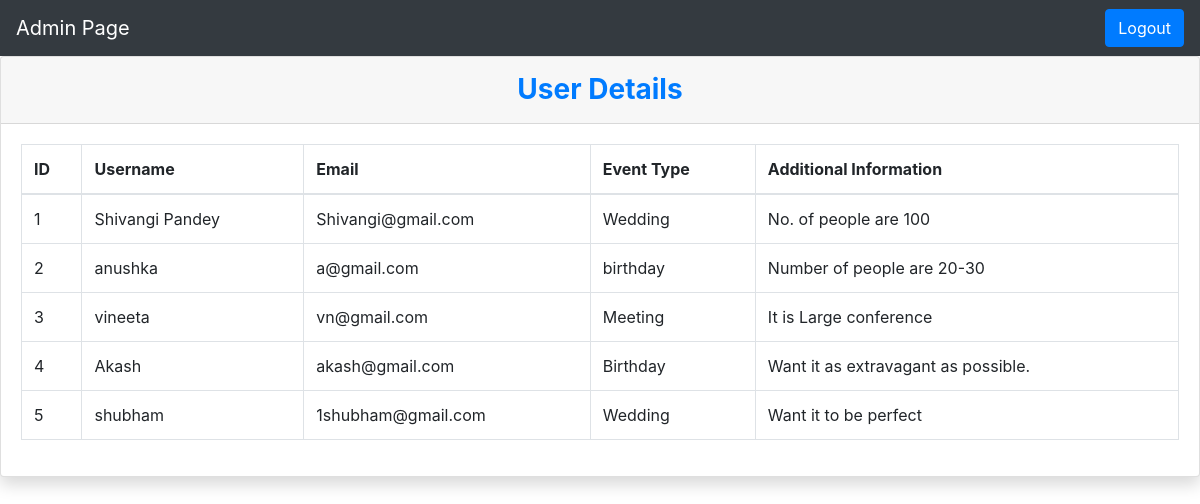
/admin/Userinfo.php (signed in), run on the app's committed database.
### tables this page shows
CREATE TABLE `userinfodata` (
  `id` int(11) NOT NULL,
  `username` varchar(20) DEFAULT NULL,
  `email` varchar(20) DEFAULT NULL,
  `etype` varchar(25) DEFAULT NULL,
  `comment` varchar(60) DEFAULT NULL
);

### admin/Userinfo.php (the view, shortened to what this page needs)
<!DOCTYPE html>
<html>
<head>
<link rel="stylesheet" type="text/css" href="style.css">
  <?php include 'links.php' ?>
 </head>
 <body>
    <nav class="navbar navbar-expand-lg sticky-top navbar-dark bg-dark">
  <a class="navbar-brand" href="#">Admin Page</a>
  <div class="collapse navbar-collapse" id="navbarSupportedContent">
    <ul class="navbar-nav ml-auto">
      <li class="nav-item active">
       <a href="logout.php" class="btn btn-primary">Logout</a>
        </nav>
<div class="card shadow mb-4">
        <div class="card-header py-3">
            <h3 class="m-0 font-weight-bold text-center text-primary">User Details</h3>
        </div>
        <div class="card-body">
            <div class="table-responsive">
            <?php
            	$con=mysqli_connect("localhost","root","","eventmanagement");
                $query = "SELECT * FROM userinfodata";
                $query_run = mysqli_query($con, $query);
            ?>
                <table class="table table-bordered" id="dataTable" width="100%" cellspacing="0">
                    <thead>
                        <tr>
                            <th> ID </th>
                            <th> Username </th>
                            <th>Email </th>
                            <th>Event Type</th>
                            <th>Additional Information</th>
                        </tr>
                    </thead>
                    <tbody>
                        <?php
                        if(mysqli_num_rows($query_run) > 0)
                        {
                            while($row = mysqli_fetch_assoc($query_run))
                            {
                        ?>
                            <tr>
                                <td><?php  echo $row['id']; ?></td>
                                <td><?php  echo $row['username']; ?></td>
                                <td><?php  echo $row['email']; ?></td>
                                <td><?php  echo $row['etype']; ?></td>
                                <td><?php  echo $row['comment']; ?></td>
                            </tr>
                        <?php
                            }
                        }
                        else {
                            echo "No Record Found";
                        }
                        ?>
                    </tbody>
                </table>
            </div>
        </div>
    </div>
</body>
</html>

### admin/links.php (shortened to what this page needs)
<link rel="stylesheet" href="https://maxcdn.bootstrapcdn.com/bootstrap/4.5.2/css/bootstrap.min.css">

### admin/style.css (style rules this page uses)
* { margin: 0; padding: 0; }

### data on the page
userinfodata: id "1", username "Shivangi Pandey", email "Shivangi@gmail.com", etype "Wedding", comment "No. of people are 100"
userinfodata: id "2", username "anushka", email "a@gmail.com", etype "birthday", comment "Number of people are 20-30"
userinfodata: id "3", username "vineeta", email "vn@gmail.com", etype "Meeting", comment "It is Large conference"
userinfodata: id "4", username "Akash", email "akash@gmail.com", etype "Birthday", comment "Want it as extravagant as possible."
userinfodata: id "5", username "shubham", email "1shubham@gmail.com", etype "Wedding", comment "Want it to be perfect"
